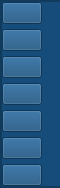
        <widget class="QFrame" name="left_menu_count_frame">
         <property name="minimumSize">
          <size>
           <width>60</width>
           <height>0</height>
          </size>
         </property>
         <property name="maximumSize">
          <size>
           <width>20</width>
           <height>16777215</height>
          </size>
         </property>
         <property name="styleSheet">
          <string notr="true">background-color: rgb(21,76,121);</string>
         </property>
         <property name="frameShape">
          <enum>QFrame::StyledPanel</enum>
         </property>
         <property name="frameShadow">
          <enum>QFrame::Raised</enum>
         </property>
         <layout class="QHBoxLayout" name="horizontalLayout_9">
          <property name="spacing">
           <number>0</number>
          </property>
          <property name="leftMargin">
           <number>0</number>
          </property>
          <property name="topMargin">
           <number>0</number>
          </property>
          <property name="rightMargin">
           <number>0</number>
          </property>
          <property name="bottomMargin">
           <number>0</number>
          </property>
          <item alignment="Qt::AlignLeft|Qt::AlignTop">
           <widget class="QFrame" name="menu_frame">
            <property name="minimumSize">
             <size>
              <width>250</width>
              <height>0</height>
             </size>
            </property>
            <property name="frameShape">
             <enum>QFrame::StyledPanel</enum>
            </property>
            <property name="frameShadow">
             <enum>QFrame::Raised</enum>
            </property>
            <layout class="QGridLayout" name="gridLayout">
             <property name="leftMargin">
              <number>0</number>
             </property>
             <property name="topMargin">
              <number>0</number>
             </property>
             <property name="rightMargin">
              <number>0</number>
             </property>
             <property name="bottomMargin">
              <number>0</number>
             </property>
             <property name="horizontalSpacing">
              <number>0</number>
             </property>
             <property name="verticalSpacing">
              <number>5</number>
             </property>
             <item row="0" column="0" alignment="Qt::AlignLeft">
              <widget class="QPushButton" name="cpu_page_btn">
               <property name="text">
                <string/>
               </property>
               <property name="icon">
                <iconset resource="../icons/icons.qrc">
                 <normaloff>:/Cpu.png</normaloff>:/Cpu.png</iconset>
               </property>
               <property name="iconSize">
                <size>
                 <width>40</width>
                 <height>40</height>
                </size>
               </property>
              </widget>
             </item>
             <item row="6" column="0" alignment="Qt::AlignLeft">
              <widget class="QPushButton" name="network_page_btn">
               <property name="text">
                <string/>
               </property>
               <property name="icon">
                <iconset resource="../icons/icons.qrc">
                 <normaloff>:/network.png</normaloff>:/network.png</iconset>
               </property>
               <property name="iconSize">
                <size>
                 <width>35</width>
                 <height>35</height>
                </size>
               </property>
              </widget>
             </item>
             <item row="1" column="0" alignment="Qt::AlignLeft">
              <widget class="QPushButton" name="battery_page_btn">
               <property name="text">
                <string/>
               </property>
               <property name="icon">
                <iconset resource="../icons/icons.qrc">
                 <normaloff>:/battery.png</normaloff>:/battery.png</iconset>
               </property>
               <property name="iconSize">
                <size>
                 <width>40</width>
                 <height>40</height>
                </size>
               </property>
              </widget>
             </item>
             <item row="2" column="0" alignment="Qt::AlignLeft">
              <widget class="QPushButton" name="system_info_page_btn">
               <property name="text">
                <string/>
               </property>
               <property name="icon">
                <iconset resource="../icons/icons.qrc">
                 <normaloff>:/monitor.png</normaloff>:/monitor.png</iconset>
               </property>
               <property name="iconSize">
                <size>
                 <width>35</width>
                 <height>35</height>
                </size>
               </property>
              </widget>
             </item>
             <item row="5" column="0" alignment="Qt::AlignLeft">
              <widget class="QPushButton" name="sensor_page_btn">
               <property name="text">
                <string/>
               </property>
               <property name="icon">
                <iconset resource="../icons/icons.qrc">
                 <normaloff>:/sensor.png</normaloff>:/sensor.png</iconset>
               </property>
               <property name="iconSize">
                <size>
                 <width>35</width>
                 <height>35</height>
                </size>
               </property>
              </widget>
             </item>
             <item row="4" column="0" alignment="Qt::AlignLeft">
              <widget class="QPushButton" name="storage_page_btn">
               <property name="text">
                <string/>
               </property>
               <property name="icon">
                <iconset resource="../icons/icons.qrc">
                 <normaloff>:/storage.png</normaloff>:/storage.png</iconset>
               </property>
               <property name="iconSize">
                <size>
                 <width>35</width>
                 <height>35</height>
                </size>
               </property>
              </widget>
             </item>
             <item row="3" column="0" alignment="Qt::AlignLeft">
              <widget class="QPushButton" name="activity_page_btn">
               <property name="text">
                <string/>
               </property>
               <property name="icon">
                <iconset resource="../icons/icons.qrc">
                 <normaloff>:/systemInformation.png</normaloff>:/systemInformation.png</iconset>
               </property>
               <property name="iconSize">
                <size>
                 <width>35</width>
                 <height>35</height>
                </size>
               </property>
              </widget>
             </item>
             <item row="0" column="1" alignment="Qt::AlignLeft">
              <widget class="QLabel" name="label_4">
               <property name="text">
                <string>Cpu</string>
               </property>
               <property name="margin">
                <number>5</number>
               </property>
              </widget>
             </item>
             <item row="1" column="1" alignment="Qt::AlignLeft">
              <widget class="QLabel" name="label_5">
               <property name="text">
                <string>Battery</string>
               </property>
               <property name="margin">
                <number>5</number>
               </property>
              </widget>
             </item>
             <item row="2" column="1" alignment="Qt::AlignLeft">
              <widget class="QLabel" name="label_6">
               <property name="text">
                <string>System Information</string>
               </property>
               <property name="margin">
                <number>5</number>
               </property>
              </widget>
             </item>
             <item row="3" column="1" alignment="Qt::AlignLeft">
              <widget class="QLabel" name="label_7">
               <property name="text">
                <string>Activities</string>
               </property>
               <property name="margin">
                <number>5</number>
               </property>
              </widget>
             </item>
             <item row="4" column="1" alignment="Qt::AlignLeft">
              <widget class="QLabel" name="label_8">
               <property name="text">
                <string>Storage</string>
               </property>
               <property name="margin">
                <number>5</number>
               </property>
              </widget>
             </item>
             <item row="5" column="1" alignment="Qt::AlignLeft">
              <widget class="QLabel" name="label_9">
               <property name="text">
                <string>Sensors</string>
               </property>
               <property name="margin">
                <number>5</number>
               </property>
              </widget>
             </item>
             <item row="6" column="1" alignment="Qt::AlignLeft">
              <widget class="QLabel" name="label_10">
               <property name="text">
                <string>Networks</string>
               </property>
               <property name="margin">
                <number>5</number>
               </property>
              </widget>
             </item>
            </layout>
           </widget>
          </item>
         </layout>
        </widget>
